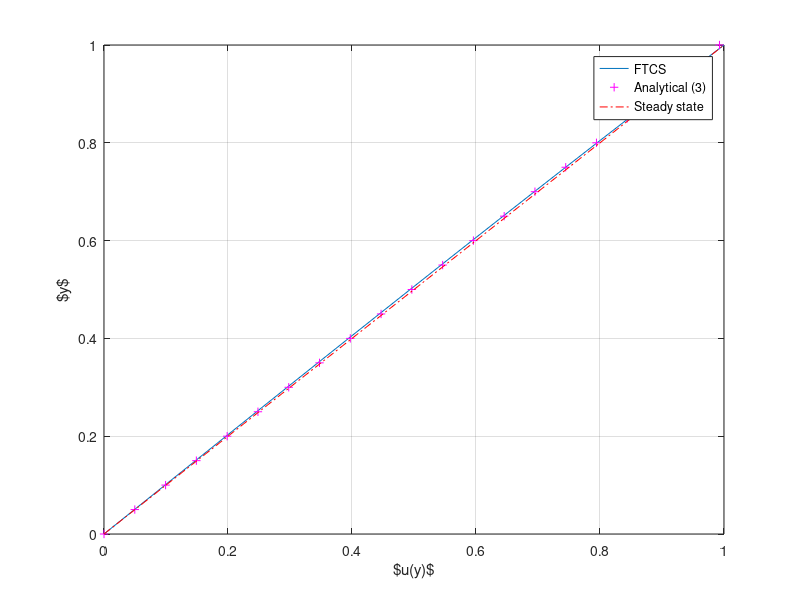

This figure's MATLAB source:
% Solving the 1D diffusion equation using Implicit Euler 
% scheme in time and comparing with analytical solutions.
clear all
close all
clc

% Number of grid points (excluding boundary points) and cell size
jmax=21;
dy=1/(jmax-1);

% Initialize velocity arrays and set right B.C.
u=zeros(jmax,1);
U3=zeros(1,jmax);
u(jmax)=1;

% y-array for computation of exact solution
y=linspace(0,1,jmax);

% Time step and end of simulation
dt=10;
tstop=10;
nmax=ceil(tstop/dt);

% Scale dt stop at tstop
dt=tstop/nmax;
r=dt/dy^2;
% Generate matrix A
A = diag((1+2*r)*ones(1,jmax)) + diag(-r*ones(1,jmax-1),1) + diag(-r*ones(1,jmax-1),-1);
A(1,1)=1; A(1,2)=0;
A(jmax,jmax-1)=0; A(jmax,jmax)=1;
b = u;

for n=1:nmax
    % Solve matrix A u(n+1) = b using built-in matlab function mldivide()
    u = A \ b;
    b = u;
    
    t=dt*n;
    inv_t=0.5/sqrt(t);
    i = (0:5)'; % Sum the analytic solution (3) up to n=5
    U3= sum(erfc((2*i+1-y)*inv_t)-erfc((2*i+1+y)*inv_t)); % Analytic solution
    
    plot(u,y,U3,y,'m+')
    drawnow;                 
end

hold on
xlim([0,1])
xlabel('$u(y)$')
ylabel('$y$')
% plot the steady state solution
plot(y,y,'r-.')
grid()
legend('FTCS','Analytical (3)','Steady state','Location','best')
hold off